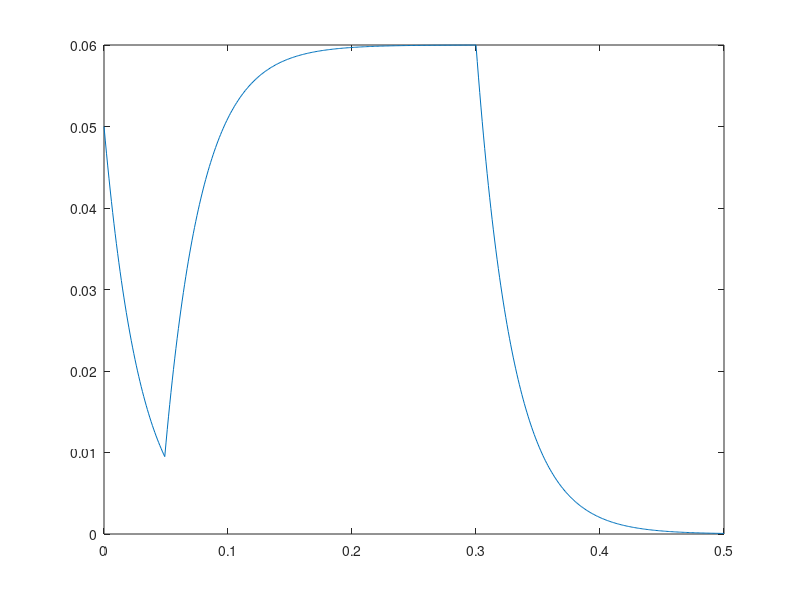

Write MATLAB code to recreate this figure.
#/1 A simple leaky membrane

clear
% membrane constants
tau_m = 0.030;
Rm = 3e7;

% Time
delta_t = 0.001; % Integration time step
duration = 0.5; % duration of the simulation
No_steps = round(duration ./ delta_t);
times = linspace(0, duration, No_steps + 1); % The time points for update

% membrane potential
V_0 = 0.05; % The initial membrane potential
V = zeros(1, No_steps + 1);
V(1) = V_0;

% Injection current
I_0 = 2e-9;
I_duration = 0.25;
I_start = 0.05;
I_start_index = round(I_start ./ delta_t);
I_finish_index = round((I_start + I_duration) ./ delta_t);
Iinj = zeros(1, No_steps + 1);
Iinj(I_start_index:I_finish_index) = I_0;


for i=1:No_steps
  #dV = (-1 ./ tau_m) .* V(i) .* delta_t;
  dV = (1 ./ tau_m) .* (-V(i) + Rm .* Iinj(i)) .* delta_t;
   V(i+1) = V(i) + dV;
end

clf % clear the graphics
plot(times, V);

